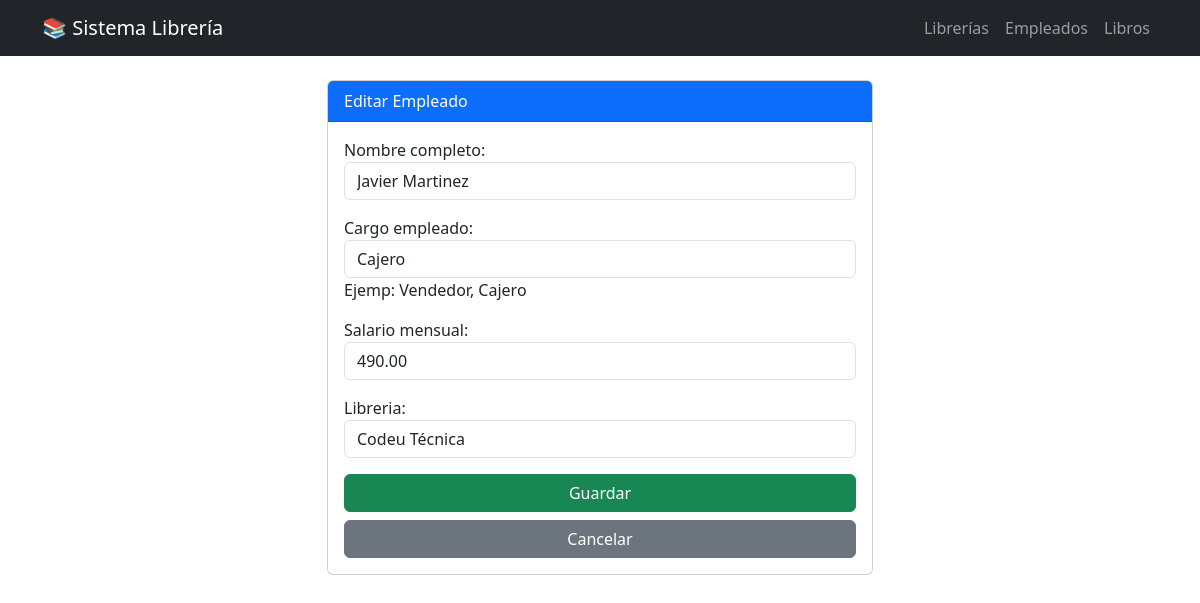
/empleados/editar/3/, run on the app's committed database.
### gestionLib/models.py (models this page shows, shortened)
class Empleado(models.Model):
    nombre_completo = models.CharField(max_length = 200)
    cargo_empleado = models.CharField (max_length=100, help_text= "Ejemp: Vendedor, Cajero")
    salario_mensual = models.DecimalField(max_digits=10, decimal_places=2)
    libreria = models.ForeignKey(Libreria, on_delete=models.CASCADE, related_name="empleados")

### gestionLib/views.py (the view)
# urls.py: path('empleados/editar/<int:id>/', views.editar_empleado, name='editar_empleado'),
def editar_empleado(request, id):
    empleado = get_object_or_404(Empleado, pk=id)
    if request.method == 'POST':
        form = EmpleadoForm(request.POST, instance=empleado)
        if form.is_valid():
            form.save()
            return redirect('listar_empleados')
    else:
        form = EmpleadoForm(instance=empleado)
    return render(request, 'gestionLib/form_gener.html', {'form': form, 'titulo': 'Editar Empleado'})

### gestionLib/forms.py
class EmpleadoForm(forms.ModelForm):
    class Meta:
        model = Empleado
        fields = '__all__'
        widgets = {
            'nombre_completo': forms.TextInput(attrs={'class': 'form-control'}),
            'cargo_empleado': forms.TextInput(attrs={'class': 'form-control'}),
            'salario_mensual': forms.NumberInput(attrs={'class': 'form-control'}),
            'libreria': forms.Select(attrs={'class': 'form-control'}),
        }

### gestionLib/models.py (called while the page is built)
    def __str__(self):
        return self.nombre_libreria

### gestionLib/templates/gestionLib/form_gener.html
{% extends 'gestionLib/base.html' %}
{% block contenido %}
<div class="row justify-content-center">
    <div class="col-md-6">
        <div class="card">
            <div class="card-header bg-primary text-white">
                {{ titulo }}
            </div>
            <div class="card-body">
                <form method="post">
                    {% csrf_token %} {{ form.as_p }}
                    <button type="submit" class="btn btn-success w-100">Guardar</button>
                    <a href="javascript:history.back()" class="btn btn-secondary w-100 mt-2">Cancelar</a>
                </form>
            </div>
        </div>
    </div>
</div>
{% endblock %}

### data on the page
Empleado: nombre_completo "Javier Martinez", cargo_empleado "Cajero", salario_mensual "490.00", libreria "Codeu Técnica"

### other printed values
{{ titulo }} "Editar Empleado"
